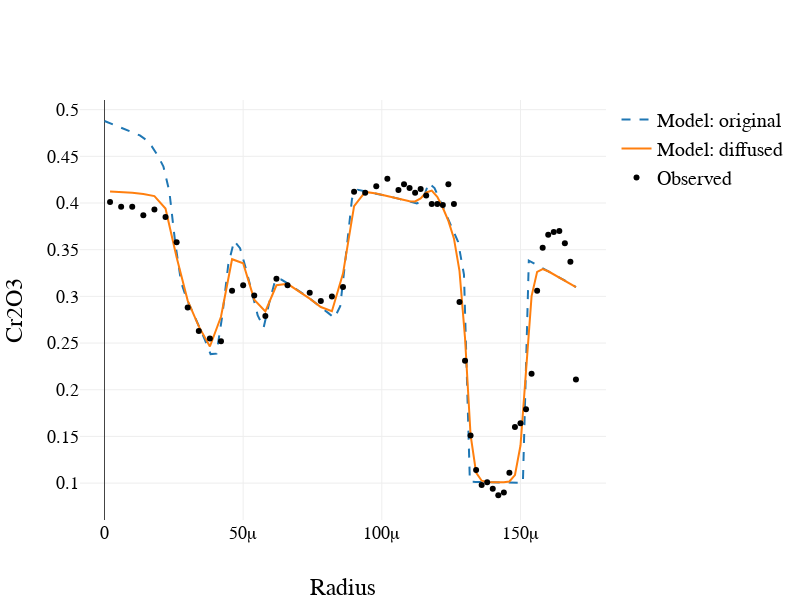

The notebook cell this image was saved under:
### Code cell
var ndCr2O3 = ndProfiles.Cr2O3.notDiffusedProfile.get()

Plotly([
    {
        x : ndCr2O3.x,
        y : ndCr2O3.c,
        name : "Model: original",
        line : {
            dash : "dash"
        }
    },
    {
        x : modeled.x,
        y : modeled.Cr2O3,
        name : "Model: diffused"
    },
    {
        x : data.x,
        y : data.Cr2O3,
        mode : "markers",
        name : "Observed",
        marker : {
            color : "black"
        }
    }

],
spread(
    middiumSize,
    legend(),
    axis("x","Radius"),
    axis("y","Cr2O3")
))
